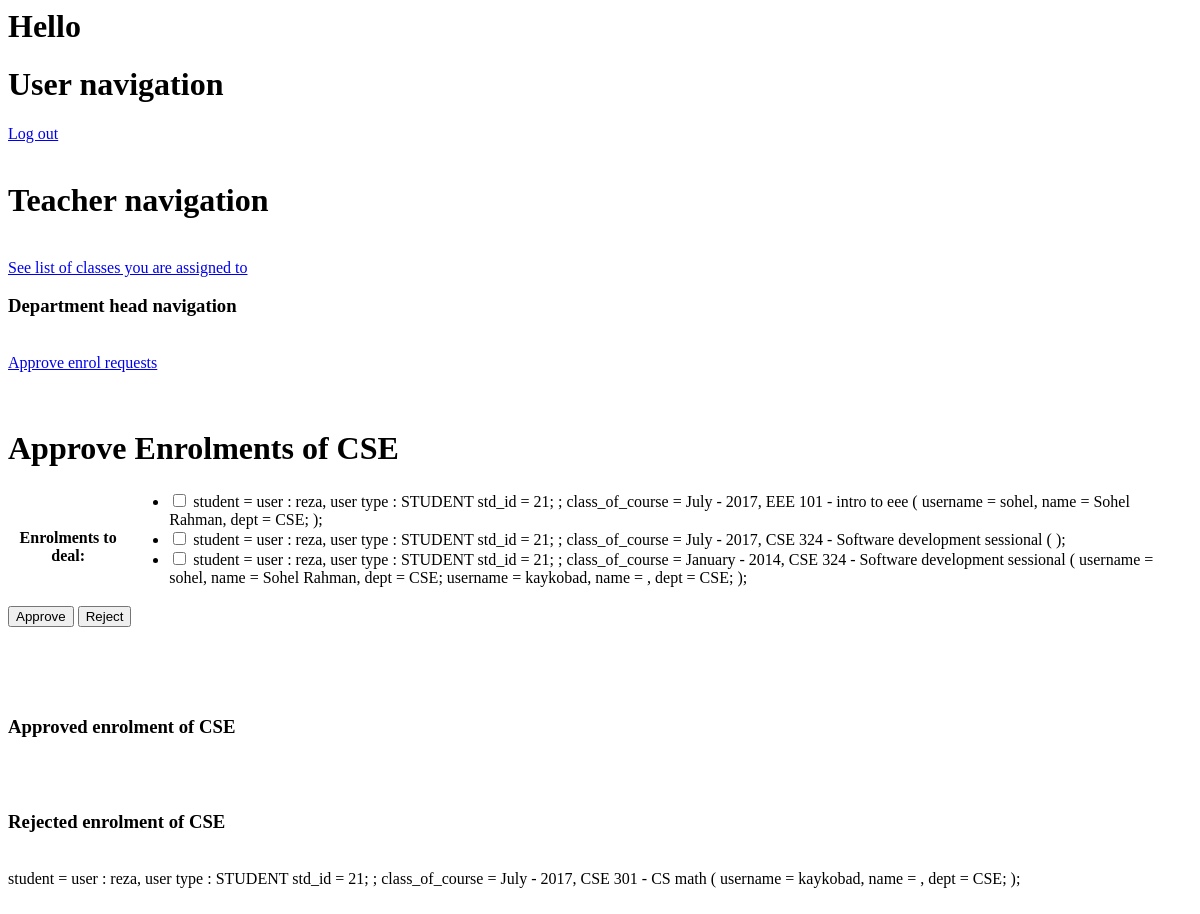
Page /hod-approve-enrolment (signed in) on the earlier database version.
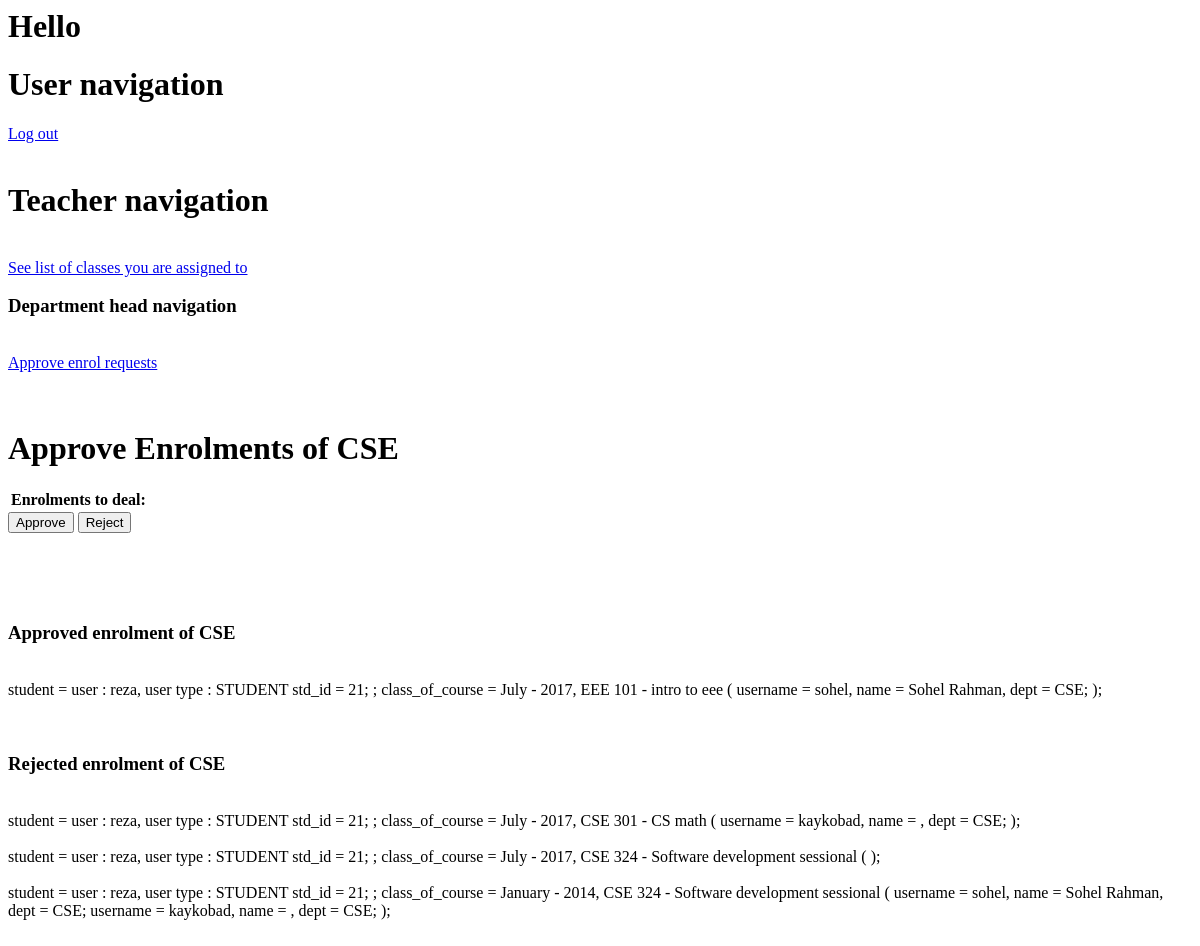
Same page on the later database version.
### cms/models.py (models this page shows, shortened)
class Enrolment(models.Model):
    student = models.ForeignKey(Student)
    class_of_course = models.ForeignKey(Class_of_course)
    APPROVED = 'APPROVED'
    REJECTED = 'REJECTED'
    WAITING_FOR_APPROVAL = 'WAITING_FOR_APPROVAL'
    APPROVAL_STATUS = (
        ( APPROVED, 'Approved' ),
        ( REJECTED, 'Rejected' ),
        ( WAITING_FOR_APPROVAL, 'Waiting for approval' )
    )
    approval_status = models.CharField(max_length=200, choices=APPROVAL_STATUS, default=WAITING_FOR_APPROVAL)
    ct1_marks = models.IntegerField(default=0)
    ct2_marks = models.IntegerField(default=0)
    ct3_marks = models.IntegerField(default=0)
    ct4_marks = models.IntegerField(default=0)
    ct5_marks = models.IntegerField(default=0)
    ct6_marks = models.IntegerField(default=0)
    assignment1_marks = models.IntegerField(default=0)
    assignment2_marks = models.IntegerField(default=0)
    assignment3_marks = models.IntegerField(default=0)
    attendance_marks = models.IntegerField(default=0)
    term_final_marks = models.IntegerField(default=0)
    viva1_marks = models.IntegerField(default=0)
    viva2_marks = models.IntegerField(default=0)
    experiment_marks = models.IntegerField(default=0)
    other = models.IntegerField(default=0)
    final_out_of_hundred = models.IntegerField(default=0)
    class Meta:
        unique_together = ( 'student', 'class_of_course' )
    def __str__(self):
        return 'student = ' + str(self.student) + '; class_of_course = ' + str(self.class_of_course) + '; '

class User(models.Model):
    username = models.CharField(max_length=200, unique=True)
    password = models.CharField(max_length=200)
    first_name = models.CharField(max_length=200, default="", blank=True)
    last_name = models.CharField(max_length=200, default="", blank=True)
    address = models.CharField(max_length=200, default="", blank=True)
    phone_num = models.CharField(max_length=20, blank=True)
    email_address = models.EmailField(null=True, blank=True)
    TEACHER = 'TEACHER'
    STUDENT = 'STUDENT'
    ADMIN = 'ADMIN'
    USER_TYPE = (
        ( 'TEACHER', 'Teacher' ),
        ( 'STUDENT', 'Student' ),
        ( 'ADMIN', 'Admin' )
    )
    user_type = models.CharField(max_length=200, choices=USER_TYPE)
    def __str__(self):
        return "user : " + self.username + ", user type : " + self.user_type

class Student(User):
    BARISHAL = 'BARISHAL'
    CHITTAGONG = 'CHITTAGONG'
    DHAKA = 'DHAKA'
    MYMENSINGH = 'MYMENSINGH'
    KHULNA = 'KHULNA'
    RAJSHAHI = 'RAJSHAHI'
    RANGPUR = 'RANGPUR'
    SYLHET = 'SYLHET'
    DIVISION = (
        (BARISHAL, 'Barishal'),
        (CHITTAGONG, 'Chittagong'),
        (DHAKA, 'Dhaka'),
        (MYMENSINGH, 'Mymensingh'),
        (KHULNA, 'Khulna'),
        (RAJSHAHI, 'Rajshahi'),
        (RANGPUR, 'Rangpur'),
        (SYLHET, 'Sylhet')
    )
    studentId = models.CharField(max_length=200, unique=True)
    division = models.CharField(max_length=200, null=True, choices=DIVISION, blank=True )
    dept = models.ForeignKey(Department, on_delete=models.CASCADE, null=True)
    level = models.IntegerField(null=True, validators=[MinValueValidator(1),
                                           MaxValueValidator(5)])
    term = models.IntegerField(null=True, validators=[MinValueValidator(1),
                                          MaxValueValidator(2)])
    classes_enrolled_in = models.ManyToManyField( 'Class_of_course', through='Enrolment' )
    dues = models.IntegerField( default=0 )
    def __str__(self):
        user_string = super(Student, self).__str__()
        ret = user_string + ' std_id = ' + self.studentId + '; '
        return ret

class Class_of_course(models.Model):
    JANUARY = 'January'
    JULY = 'July'
    SESSION_MONTH = (
        (JANUARY, 'January'),
        (JULY, 'July')
    )
    month = models.CharField(max_length=200, choices=SESSION_MONTH, null=True)
    year = models.IntegerField(validators=[MinValueValidator(1990), MaxValueValidator(2020)])
    course_of_class = models.ForeignKey( Course )
    class_teacher = models.ManyToManyField( Teacher )
    class Meta:
        unique_together = ( 'month', 'year', 'course_of_class' )
    def __str__(self):
        class_teacher_list = self.class_teacher.all()
        ret =  self.month + ' - ' + str(self.year) + ', ' + self.course_of_class.course_num + ' - ' + \
                self.course_of_class.course_name + ' ( '
        for teacher in class_teacher_list :
            ret += ( teacher.__str__() + '; ' )
        ret += ')'
        return ret

class Course(models.Model):
    course_num = models.CharField(max_length=200, null=True, unique=True)
    course_name = models.CharField(max_length=200, null=True)
    credit_hour = models.IntegerField(null=True)
    dept = models.ForeignKey(Department, on_delete=models.CASCADE, null=True)

class Teacher(User):
    PROFESSOR = 'PROFESSOR'
    ASSOCIATE_PROF = 'ASSOCIATE_PROF'
    ASSISTANT_PROF = 'ASSISTANT_PROF'
    LECTURER = 'LECTURER'
    RANKS = (
        (PROFESSOR, 'Professor'),
        (ASSOCIATE_PROF, 'Associate Professor'),
        (ASSISTANT_PROF, 'Assistant Professor'),
        (LECTURER, 'Lecturer')
    )
    joinDate = models.DateField(null=True, blank=True)
    dept = models.ForeignKey(Department, on_delete=models.CASCADE, null=True)
    rank = models.CharField(max_length=200, blank=True, choices=RANKS)
    def __str__(self):
        return 'username = ' + self.username + ', name = ' + self.first_name + " " + self.last_name + ', dept = ' + self.dept.name

class Department(models.Model):
    name = models.CharField(max_length=30, unique=True)
    head = models.ForeignKey('Teacher', on_delete=models.SET_NULL, null=True, blank=True)

### cms/views.py (the view, shortened to what this page needs)
# urls.py: url(r'hod-approve-enrolment', hod_approve_new_enrol_request, name='hod_approve_new_enrol_request'),
def hod_approve_new_enrol_request(request):
    user_type = request.session.get('user_type', None)
    username = request.session.get('username', None)
    is_hod = request.session.get('is_hod', None)
    if ( (user_type != 'TEACHER') or ( not is_hod ) ):  # Non HoD
        print('User is not HoD')
        return render(request, 'permission_denied.html')
    hod = Teacher.objects.get(username=username)
    dept_of_hod = hod.dept
    all_student_of_this_dept = dept_of_hod.student_set.all()
    all_enrolment_of_this_dept = Enrolment.objects.all().filter(  student__dept=dept_of_hod).order_by( 'student__studentId' )
    all_waiting_for_approval_enrolment_of_this_dept = all_enrolment_of_this_dept.filter( approval_status=Enrolment.WAITING_FOR_APPROVAL )
    all_approved_enrolment_of_this_dept = all_enrolment_of_this_dept.filter( approval_status=Enrolment.APPROVED )
    all_rejected_enrolment_of_this_dept = all_enrolment_of_this_dept.filter(approval_status=Enrolment.REJECTED)
    form = hod_approve_enrolment_form( dept_of_hod )
    print('request.method = ' + request.method)
    if ( request.method != 'POST' ) : # hod just loaded the page
        context =  { 'dept_of_hod' : dept_of_hod,
                     'all_waiting_for_approval_enrolment_of_this_dept' : all_waiting_for_approval_enrolment_of_this_dept,
                     'all_approved_enrolment_of_this_dept' : all_approved_enrolment_of_this_dept,
                     'all_rejected_enrolment_of_this_dept' : all_rejected_enrolment_of_this_dept,
                     'hod_approve_enrolment_form' : form,
                     }
        return render( request, 'hod_approve_enrolment.html', context )

### cms/forms.py
class hod_approve_enrolment_form(forms.Form) :
    enrolments_to_deal = forms.ModelMultipleChoiceField(queryset=None, \
                    widget=forms.CheckboxSelectMultiple)
    def __init__(self, dept, *args, **kwargs):
        super(hod_approve_enrolment_form, self).__init__(*args, **kwargs)
        all_waiting_for_approval_enrolment_of_this_dept = Enrolment.objects.all().\
            filter(approval_status=Enrolment.WAITING_FOR_APPROVAL, student__dept=dept).order_by(
            'student__studentId')
        self.fields[ 'enrolments_to_deal' ].queryset = all_waiting_for_approval_enrolment_of_this_dept

### cms/templates/hod_approve_enrolment.html (shortened to what this page needs)
{% include 'includes/teacher_navigation.html' %}
{% if hod_approve_enrolment_form %}
    <h1> Approve Enrolments of {{ dept_of_hod.name }} </h1>
    <form method="post" action="">
    <table>
    {{ hod_approve_enrolment_form }}
    </table>
    <input type="submit" name="approve" value="Approve"/>
    <input type="submit" name="reject" value="Reject"/>
    </form>
{% endif %}
<h3> Approved enrolment of {{ dept_of_hod.name }} </h3>
{%  for en in all_approved_enrolment_of_this_dept %}
    {{ en }}
{% endfor %}
<h3> Rejected enrolment of {{ dept_of_hod.name }} </h3>
{%  for en in all_rejected_enrolment_of_this_dept %}
    {{ en }}
{% endfor %}

Differences in the rows shown:
now on this page (row edited): Enrolment: student+class_of_course "student = user : reza, user type : STUDENT std_id = 21; ; class_of_course = July - 2017, EEE 101 - intro to eee ( username = sohel, name = Sohel Rahman, dept = CSE; );", shown under "Approved enrolment of CSE"
now on this page (row edited): Enrolment: student+class_of_course "student = user : reza, user type : STUDENT std_id = 21; ; class_of_course = July - 2017, CSE 324 - Software development sessional ( );", shown under "Rejected enrolment of CSE"
now on this page (row edited): Enrolment: student+class_of_course "student = user : reza, user type : STUDENT std_id = 21; ; class_of_course = January - 2014, CSE 324 - Software development sessional ( username = sohel, name = Sohel Rahman, dept = CSE; username = kaykobad, name = , dept = CSE; );", shown under "Rejected enrolment of CSE"
Other differences:
{{ hod_approve_enrolment_form }}: "Enrolments to deal: student = user : reza, user type : STUDENT std_id = 21; ; class_of_course = July - 2017, EEE 101 - intro to eee ( username = sohel, name = Sohel Rahman, dept = CSE; ); student = user : reza, user type : STUDENT std_id = 21; ; class_of_course = July - 2017, CSE 324 - Software development sessional ( ); student = user : reza, user type : STUDENT std_id = 21; ; class_of_course = January - 2014, CSE 324 - Software development sessional ( username = sohel, name = Sohel Rahman, dept = CSE; username = kaykobad, name = , dept = CSE; );" → "Enrolments to deal:"
form field enrolments_to_deal: "☐ ☐ ☐" → (not shown)
